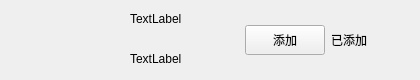
<?xml version="1.0" encoding="UTF-8"?>
<ui version="4.0">
 <class>ApplyFriendItem</class>
 <widget class="QWidget" name="ApplyFriendItem">
  <property name="geometry">
   <rect>
    <x>0</x>
    <y>0</y>
    <width>413</width>
    <height>80</height>
   </rect>
  </property>
  <property name="minimumSize">
   <size>
    <width>0</width>
    <height>0</height>
   </size>
  </property>
  <property name="maximumSize">
   <size>
    <width>16777215</width>
    <height>80</height>
   </size>
  </property>
  <property name="windowTitle">
   <string>Form</string>
  </property>
  <layout class="QHBoxLayout" name="horizontalLayout">
   <property name="topMargin">
    <number>0</number>
   </property>
   <property name="rightMargin">
    <number>0</number>
   </property>
   <property name="bottomMargin">
    <number>0</number>
   </property>
   <item>
    <spacer name="horizontalSpacer">
     <property name="orientation">
      <enum>Qt::Orientation::Horizontal</enum>
     </property>
     <property name="sizeType">
      <enum>QSizePolicy::Policy::Fixed</enum>
     </property>
     <property name="sizeHint" stdset="0">
      <size>
       <width>50</width>
       <height>20</height>
      </size>
     </property>
    </spacer>
   </item>
   <item>
    <widget class="QLabel" name="icon_lb">
     <property name="minimumSize">
      <size>
       <width>45</width>
       <height>45</height>
      </size>
     </property>
     <property name="maximumSize">
      <size>
       <width>45</width>
       <height>45</height>
      </size>
     </property>
     <property name="text">
      <string/>
     </property>
    </widget>
   </item>
   <item>
    <widget class="QWidget" name="widget" native="true">
     <layout class="QHBoxLayout" name="horizontalLayout_2">
      <property name="topMargin">
       <number>2</number>
      </property>
      <property name="bottomMargin">
       <number>2</number>
      </property>
      <item>
       <widget class="QWidget" name="widget_2" native="true">
        <layout class="QVBoxLayout" name="verticalLayout">
         <property name="spacing">
          <number>10</number>
         </property>
         <property name="topMargin">
          <number>2</number>
         </property>
         <property name="bottomMargin">
          <number>2</number>
         </property>
         <item>
          <widget class="QLabel" name="user_chat_lb">
           <property name="minimumSize">
            <size>
             <width>100</width>
             <height>30</height>
            </size>
           </property>
           <property name="maximumSize">
            <size>
             <width>200</width>
             <height>30</height>
            </size>
           </property>
           <property name="text">
            <string>TextLabel</string>
           </property>
          </widget>
         </item>
         <item>
          <widget class="QLabel" name="user_name_lb">
           <property name="minimumSize">
            <size>
             <width>100</width>
             <height>30</height>
            </size>
           </property>
           <property name="maximumSize">
            <size>
             <width>200</width>
             <height>30</height>
            </size>
           </property>
           <property name="text">
            <string>TextLabel</string>
           </property>
          </widget>
         </item>
        </layout>
       </widget>
      </item>
      <item>
       <widget class="ClickedBtn" name="addBtn">
        <property name="minimumSize">
         <size>
          <width>80</width>
          <height>30</height>
         </size>
        </property>
        <property name="maximumSize">
         <size>
          <width>80</width>
          <height>30</height>
         </size>
        </property>
        <property name="text">
         <string>添加</string>
        </property>
       </widget>
      </item>
      <item>
       <widget class="QLabel" name="already_add_lb">
        <property name="minimumSize">
         <size>
          <width>40</width>
          <height>0</height>
         </size>
        </property>
        <property name="maximumSize">
         <size>
          <width>16777215</width>
          <height>16777215</height>
         </size>
        </property>
        <property name="text">
         <string>已添加</string>
        </property>
       </widget>
      </item>
      <item>
       <spacer name="horizontalSpacer_2">
        <property name="orientation">
         <enum>Qt::Orientation::Horizontal</enum>
        </property>
        <property name="sizeType">
         <enum>QSizePolicy::Policy::Fixed</enum>
        </property>
        <property name="sizeHint" stdset="0">
         <size>
          <width>40</width>
          <height>20</height>
         </size>
        </property>
       </spacer>
      </item>
     </layout>
    </widget>
   </item>
  </layout>
 </widget>
 <customwidgets>
  <customwidget>
   <class>ClickedBtn</class>
   <extends>QPushButton</extends>
   <header location="global">clickedbtn.h</header>
  </customwidget>
 </customwidgets>
 <resources/>
 <connections/>
</ui>
